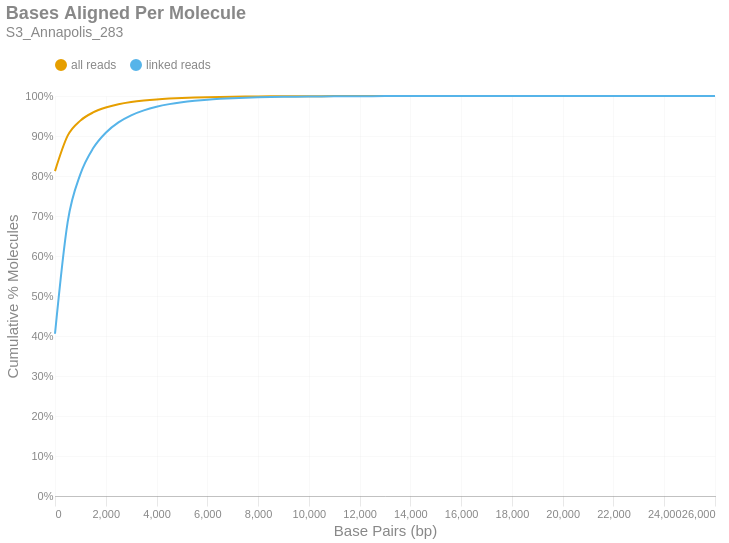

The notebook cell this image was saved under:
### Markdown cell above
### Bases Aligned Per Molecule
This is a cumulative frequency distribution showing the number of base pairs aligned per unique molecule. These data are shown in 500 bp bins. There are two distributions: one with `all reads` (yellow) and another with only `linked reads` (blue). The percent of molecules in the `linked reads` distribution is relative to the total number of linked molecules.

### Code cell
if SKIPLR:
    print_html(f"Skipped")
else:
    binned_df = consolidated_hist(valids['aligned_bp'], mask, 500, True)
    with SafeRender(binned_df):
        (
            density_plot(binned_df, 'Bases Aligned Per Molecule', samplename, 'basesper')
            .encode(
                x=alt.X('bin:Q', title="Base Pairs (bp)").axis(tickMinStep=500).scale(padding=0),
                y=alt.Y('value:Q', title='Cumulative % Molecules')
                    .axis(format='%')
                    .scale(domain = [0,1])
                    .stack(False),
                color=alt.Color("key:N").scale(domain = ["all reads", "linked reads"]),
                tooltip = [
                    alt.Tooltip("key:N", title = "Data Type"),
                    alt.Tooltip("range_label:N", title="Bases Aligned Per Molecule"),
                    alt.Tooltip("value:Q", format = ".2%", title="% Molecules (Cum.)")
                ]
            )
        ).display()

### Figure 1 — Vega-Lite specification as saved in the notebook (floating-point values rounded to 4 significant figures)
{"width": "container", "height": 400, "config": {"title": {"anchor": "start", "dy": -15, "fontSize": 18, "color": "#888888", "subtitleColor": "#888888", "subtitleFontSize": 14}, "arc": {"fill": "#0072B2"}, "axis": {"domainColor": "#888888", "domainWidth": 0.5, "gridWidth": 0.2, "grid": false, "titleFontWeight": 400, "titleFontSize": 15, "labelFontSize": 11, "labelColor": "#888888", "tickColor": "#888888", "tickWidth": 0.2, "titleColor": "#888888"}, "axisBand": {"grid": false}, "axisX": {"grid": true, "tickSize": 10, "domainCap": "round"}, "axisY": {"domain": false, "grid": true, "tickSize": 0, "domainCap": "round"}, "background": "transparent", "header": {"labelFontSize": 15, "labelColor": "#888888", "titleFontSize": 15, "titleFontWeight": 600, "titleColor": "#888888"}, "legend": {"labelFont": "sans-serif", "labelFontSize": 12, "labelColor": "#888888", "symbolSize": 100, "symbolType": "circle", "titleFontSize": 12, "titlePadding": 10, "titleColor": "#888888", "title": null, "orient": "top"}, "range": {"category": ["#E69F00", "#56B4E9", "#009E73", "#F0E442", "#0072B2", "#D55E00", "#CC79A7", "#000000"], "diverging": ["#cfe8f3", "#a2d4ec", "#73bfe2", "#46abdb", "#1696d2", "#12719e"]}, "area": {"fill": "#0072B2", "fillOpacity": 0.7, "line": true, "strokeOpacity": 0.7}, "line": {"color": "#0072B2", "stroke": "#0072B2", "strokeWidth": 2}, "trail": {"color": "#0072B2", "stroke": "#0072B2", "strokeWidth": 0, "size": 1}, "point": {"filled": true, "fillOpacity": 1.0, "size": 95}, "text": {"color": "#888888", "fontSize": 11, "align": "right", "fontWeight": 400, "size": 11}, "bar": {"fill": "#0072B2", "stroke": null}, "view": {"stroke": null, "continuousWidth": 660, "continuousHeight": 400}}, "data": {"name": "data-56c6618b3c47609d59dd9951115fbabc"}, "mark": {"type": "line", "interpolate": "monotone", "point": {"opacity": 0, "size": 275}}, "encoding": {"color": {"field": "key", "scale": {"domain": ["all reads", "linked reads"]}, "type": "nominal"}, "tooltip": [{"field": "key", "title": "Data Type", "type": "nominal"}, {"field": "range_label", "title": "Bases Aligned Per Molecule", "type": "nominal"}, {"field": "value", "format": ".2%", "title": "% Molecules (Cum.)", "type": "quantitative"}], "x": {"axis": {"tickMinStep": 500}, "field": "bin", "scale": {"padding": 0}, "title": "Base Pairs (bp)", "type": "quantitative"}, "y": {"axis": {"format": "%"}, "field": "value", "scale": {"domain": [0, 1]}, "stack": false, "title": "Cumulative % Molecules", "type": "quantitative"}}, "params": [{"name": "param_c36ac31b6afebe62", "select": {"type": "point", "fields": ["key"]}, "bind": "legend"}], "title": {"text": "Bases Aligned Per Molecule", "subtitle": "S3_Annapolis_283"}, "transform": [{"fold": ["all reads (cumsum)", "linked reads (cumsum)"]}, {"calculate": "replace(datum.key, ' (cumsum)', '')", "as": "key"}, {"filter": {"param": "param_c36ac31b6afebe62"}}], "usermeta": {"embedOptions": {"downloadFileName": "S3_Annapolis_283.basesper"}}, "$schema": "https://vega.github.io/schema/vega-lite/v6.1.0.json", "datasets": {"data-56c6618b3c47609d59dd9951115fbabc": [{"bin": "0.0", "interval": "0.0-500.0", "all reads": 0.8123, "linked reads": 0.4056, "all reads (cumsum)": 0.8123, "linked reads (cumsum)": 0.4056, "range_label": "0-499"}, {"bin": "500.0", "interval": "500.0-1000.0", "all reads": 0.08858, "linked reads": 0.2798, "all reads (cumsum)": 0.9008, "linked reads (cumsum)": 0.6854, "range_label": "500-999"}, {"bin": "1000.0", "interval": "1000.0-1500.0", "all reads": 0.03761, "linked reads": 0.1193, "all reads (cumsum)": 0.9384, "linked reads (cumsum)": 0.8047, "range_label": "1000-1499"}, {"bin": "1500.0", "interval": "1500.0-2000.0", "all reads": 0.02036, "linked reads": 0.06459, "all reads (cumsum)": 0.9588, "linked reads (cumsum)": 0.8693, "range_label": "1500-1999"}, {"bin": "2000.0", "interval": "2000.0-2500.0", "all reads": 0.0123, "linked reads": 0.03903, "all reads (cumsum)": 0.9711, "linked reads (cumsum)": 0.9083, "range_label": "2000-2499"}, {"bin": "2500.0", "interval": "2500.0-3000.0", "all reads": 0.008119, "linked reads": 0.02576, "all reads (cumsum)": 0.9792, "linked reads (cumsum)": 0.9341, "range_label": "2500-2999"}, {"bin": "3000.0", "interval": "3000.0-3500.0", "all reads": 0.005564, "linked reads": 0.01766, "all reads (cumsum)": 0.9848, "linked reads (cumsum)": 0.9517, "range_label": "3000-3499"}, {"bin": "3500.0", "interval": "3500.0-4000.0", "all reads": 0.003892, "linked reads": 0.01235, "all reads (cumsum)": 0.9887, "linked reads (cumsum)": 0.9641, "range_label": "3500-3999"}, {"bin": "4000.0", "interval": "4000.0-4500.0", "all reads": 0.002865, "linked reads": 0.009092, "all reads (cumsum)": 0.9915, "linked reads (cumsum)": 0.9732, "range_label": "4000-4499"}, {"bin": "4500.0", "interval": "4500.0-5000.0", "all reads": 0.002066, "linked reads": 0.006557, "all reads (cumsum)": 0.9936, "linked reads (cumsum)": 0.9797, "range_label": "4500-4999"}, {"bin": "5000.0", "interval": "5000.0-5500.0", "all reads": 0.001522, "linked reads": 0.004828, "all reads (cumsum)": 0.9951, "linked reads (cumsum)": 0.9845, "range_label": "5000-5499"}, {"bin": "5500.0", "interval": "5500.0-6000.0", "all reads": 0.001121, "linked reads": 0.003556, "all reads (cumsum)": 0.9962, "linked reads (cumsum)": 0.9881, "range_label": "5500-5999"}, {"bin": "6000.0", "interval": "6000.0-6500.0", "all reads": 0.0008924, "linked reads": 0.002832, "all reads (cumsum)": 0.9971, "linked reads (cumsum)": 0.9909, "range_label": "6000-6499"}, {"bin": "6500.0", "interval": "6500.0-7000.0", "all reads": 0.0006528, "linked reads": 0.002072, "all reads (cumsum)": 0.9978, "linked reads (cumsum)": 0.993, "range_label": "6500-6999"}, {"bin": "7000.0", "interval": "7000.0-7500.0", "all reads": 0.0005007, "linked reads": 0.001589, "all reads (cumsum)": 0.9983, "linked reads (cumsum)": 0.9946, "range_label": "7000-7499"}, {"bin": "7500.0", "interval": "7500.0-8000.0", "all reads": 0.0003785, "linked reads": 0.001201, "all reads (cumsum)": 0.9987, "linked reads (cumsum)": 0.9958, "range_label": "7500-7999"}, {"bin": "8000.0", "interval": "8000.0-8500.0", "all reads": 0.0002891, "linked reads": 0.0009174, "all reads (cumsum)": 0.999, "linked reads (cumsum)": 0.9967, "range_label": "8000-8499"}, {"bin": "8500.0", "interval": "8500.0-9000.0", "all reads": 0.0002278, "linked reads": 0.0007227, "all reads (cumsum)": 0.9992, "linked reads (cumsum)": 0.9974, "range_label": "8500-8999"}, {"bin": "9000.0", "interval": "9000.0-9500.0", "all reads": 0.0001836, "linked reads": 0.0005826, "all reads (cumsum)": 0.9994, "linked reads (cumsum)": 0.998, "range_label": "9000-9499"}, {"bin": "9500.0", "interval": "9500.0-10000.0", "all reads": 0.0001287, "linked reads": 0.0004083, "all reads (cumsum)": 0.9995, "linked reads (cumsum)": 0.9984, "range_label": "9500-9999"}, {"bin": "10000.0", "interval": "10000.0-10500.0", "all reads": 0.000102, "linked reads": 0.0003238, "all reads (cumsum)": 0.9996, "linked reads (cumsum)": 0.9987, "range_label": "10000-10499"}, {"bin": "10500.0", "interval": "10500.0-11000.0", "all reads": 8.157e-05, "linked reads": 0.0002588, "all reads (cumsum)": 0.9997, "linked reads (cumsum)": 0.999, "range_label": "10500-10999"}, {"bin": "11000.0", "interval": "11000.0-11500.0", "all reads": 6.676e-05, "linked reads": 0.0002118, "all reads (cumsum)": 0.9998, "linked reads (cumsum)": 0.9992, "range_label": "11000-11499"}, {"bin": "11500.0", "interval": "11500.0-12000.0", "all reads": 5.653e-05, "linked reads": 0.0001794, "all reads (cumsum)": 0.9998, "linked reads (cumsum)": 0.9994, "range_label": "11500-11999"}, {"bin": "12000.0", "interval": "12000.0-12500.0", "all reads": 4.146e-05, "linked reads": 0.0001316, "all reads (cumsum)": 0.9999, "linked reads (cumsum)": 0.9995, "range_label": "12000-12499"}, {"bin": "12500.0", "interval": "12500.0-13000.0", "all reads": 3.338e-05, "linked reads": 0.0001059, "all reads (cumsum)": 0.9999, "linked reads (cumsum)": 0.9996, "range_label": "12500-12999"}, {"bin": "13000.0", "interval": "13000.0-13500.0", "all reads": 2.504e-05, "linked reads": 7.944e-05, "all reads (cumsum)": 0.9999, "linked reads (cumsum)": 0.9997, "range_label": "13000-13499"}, {"bin": "13500.0", "interval": "13500.0-14000.0", "all reads": 1.831e-05, "linked reads": 5.809e-05, "all reads (cumsum)": 0.9999, "linked reads (cumsum)": 0.9998, "range_label": "13500-13999"}, {"bin": "14000.0", "interval": "14000.0-14500.0", "all reads": 1.427e-05, "linked reads": 4.527e-05, "all reads (cumsum)": 0.9999, "linked reads (cumsum)": 0.9998, "range_label": "14000-14499"}, {"bin": "14500.0", "interval": "14500.0-15000.0", "all reads": 1.292e-05, "linked reads": 4.1e-05, "all reads (cumsum)": 1.0, "linked reads (cumsum)": 0.9999, "range_label": "14500-14999"}, {"bin": "15000.0", "interval": "15000.0-15500.0", "all reads": 9.961e-06, "linked reads": 3.161e-05, "all reads (cumsum)": 1.0, "linked reads (cumsum)": 0.9999, "range_label": "15000-15499"}, {"bin": "15500.0", "interval": "15500.0-16000.0", "all reads": 6.461e-06, "linked reads": 2.05e-05, "all reads (cumsum)": 1.0, "linked reads (cumsum)": 0.9999, "range_label": "15500-15999"}, {"bin": "16000.0", "interval": "16000.0-16500.0", "all reads": 5.115e-06, "linked reads": 1.623e-05, "all reads (cumsum)": 1.0, "linked reads (cumsum)": 0.9999, "range_label": "16000-16499"}, {"bin": "16500.0", "interval": "16500.0-17000.0", "all reads": 4.846e-06, "linked reads": 1.538e-05, "all reads (cumsum)": 1.0, "linked reads (cumsum)": 0.9999, "range_label": "16500-16999"}, {"bin": "17000.0", "interval": "17000.0-17500.0", "all reads": 4.846e-06, "linked reads": 1.538e-05, "all reads (cumsum)": 1.0, "linked reads (cumsum)": 1.0, "range_label": "17000-17499"}, {"bin": "17500.0", "interval": "17500.0-18000.0", "all reads": 3.769e-06, "linked reads": 1.196e-05, "all reads (cumsum)": 1.0, "linked reads (cumsum)": 1.0, "range_label": "17500-17999"}, {"bin": "18000.0", "interval": "18000.0-18500.0", "all reads": 2.154e-06, "linked reads": 6.834e-06, "all reads (cumsum)": 1.0, "linked reads (cumsum)": 1.0, "range_label": "18000-18499"}, {"bin": "18500.0", "interval": "18500.0-19000.0", "all reads": 5.384e-07, "linked reads": 1.708e-06, "all reads (cumsum)": 1.0, "linked reads (cumsum)": 1.0, "range_label": "18500-18999"}, {"bin": "19000.0", "interval": "19000.0-19500.0", "all reads": 1.346e-06, "linked reads": 4.271e-06, "all reads (cumsum)": 1.0, "linked reads (cumsum)": 1.0, "range_label": "19000-19499"}, {"bin": "19500.0", "interval": "19500.0-20000.0", "all reads": 1.077e-06, "linked reads": 3.417e-06, "all reads (cumsum)": 1.0, "linked reads (cumsum)": 1.0, "range_label": "19500-19999"}, {"bin": "20000.0", "interval": "20000.0-20500.0", "all reads": 1.884e-06, "linked reads": 5.98e-06, "all reads (cumsum)": 1.0, "linked reads (cumsum)": 1.0, "range_label": "20000-20499"}, {"bin": "20500.0", "interval": "20500.0-21000.0", "all reads": 8.076e-07, "linked reads": 2.563e-06, "all reads (cumsum)": 1.0, "linked reads (cumsum)": 1.0, "range_label": "20500-20999"}, {"bin": "21000.0", "interval": "21000.0-21500.0", "all reads": 2.692e-07, "linked reads": 8.542e-07, "all reads (cumsum)": 1.0, "linked reads (cumsum)": 1.0, "range_label": "21000-21499"}, {"bin": "21500.0", "interval": "21500.0-22000.0", "all reads": 5.384e-07, "linked reads": 1.708e-06, "all reads (cumsum)": 1.0, "linked reads (cumsum)": 1.0, "range_label": "21500-21999"}, {"bin": "22000.0", "interval": "22000.0-22500.0", "all reads": 8.076e-07, "linked reads": 2.563e-06, "all reads (cumsum)": 1.0, "linked reads (cumsum)": 1.0, "range_label": "22000-22499"}, {"bin": "22500.0", "interval": "22500.0-23000.0", "all reads": 8.076e-07, "linked reads": 2.563e-06, "all reads (cumsum)": 1.0, "linked reads (cumsum)": 1.0, "range_label": "22500-22999"}, {"bin": "23000.0", "interval": "23000.0-23500.0", "all reads": 2.692e-07, "linked reads": 8.542e-07, "all reads (cumsum)": 1.0, "linked reads (cumsum)": 1.0, "range_label": "23000-23499"}, {"bin": "23500.0", "interval": "23500.0-24000.0", "all reads": 0.0, "linked reads": 0.0, "all reads (cumsum)": 1.0, "linked reads (cumsum)": 1.0, "range_label": "23500-23999"}, {"bin": "24000.0", "interval": "24000.0-24500.0", "all reads": 0.0, "linked reads": 0.0, "all reads (cumsum)": 1.0, "linked reads (cumsum)": 1.0, "range_label": "24000-24499"}, {"bin": "24500.0", "interval": "24500.0-25000.0", "all reads": 0.0, "linked reads": 0.0, "all reads (cumsum)": 1.0, "linked reads (cumsum)": 1.0, "range_label": "24500-24999"}, {"bin": "25000.0", "interval": "25000.0-25500.0", "all reads": 0.0, "linked reads": 0.0, "all reads (cumsum)": 1.0, "linked reads (cumsum)": 1.0, "range_label": "25000-25499"}, {"bin": "25500.0", "interval": "25500.0-26000.0", "all reads": 0.0, "linked reads": 0.0, "all reads (cumsum)": 1.0, "linked reads (cumsum)": 1.0, "range_label": "25500-25999"}, {"bin": "26000.0", "interval": "26000.0-26500.0", "all reads": 2.692e-07, "linked reads": 8.542e-07, "all reads (cumsum)": 1.0, "linked reads (cumsum)": 1.0, "range_label": "26000-26499"}]}}
